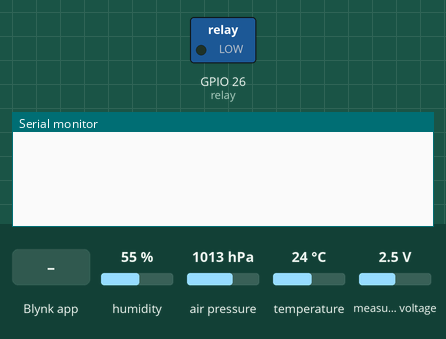
This sketch was run on a simulated ESP32. Shown: switched loads named in the sketch (green lamp = pin HIGH), the last lines printed to the serial monitor. The inputs (shaded band) are chosen by the test bench; at power-on: measured voltage 2.5 V, humidity 55 %, air pressure 1013 hPa, temperature 24 °C. WiFi joins after 1.5 s; servers stay silent unless stated.

Above: at 3.0 s.
3.1 s: measured voltage set to 0.1 V
At 8.2 s:
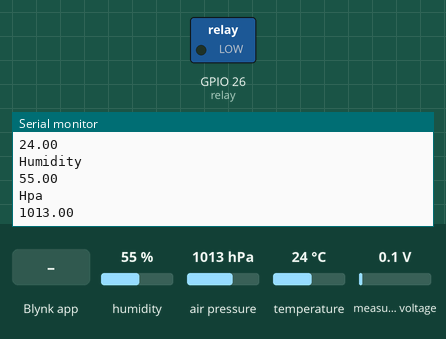
9.3 s: Blynk app writes 1 to V4
At 11.1 s:
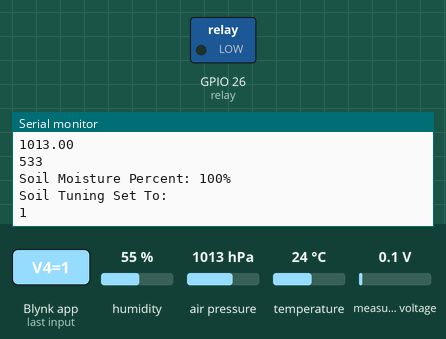
11.4 s: measured voltage set to 1.2 V
At 18.4 s:
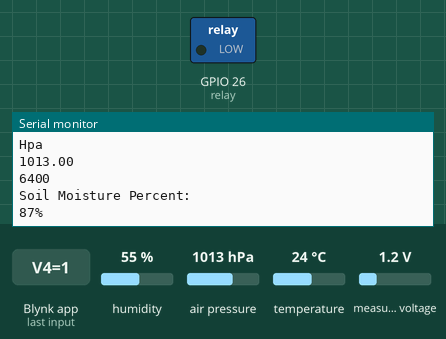
Timing chart, 0 to 19.9 s (numbered marks = the images above; inputs shaded):
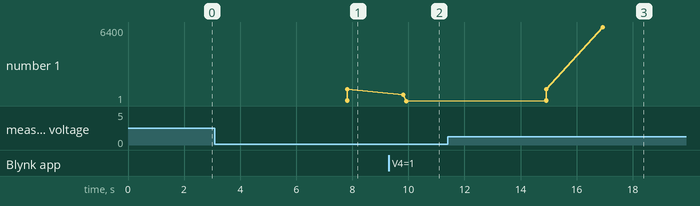

Measured:
- after the input at 9.3 s, the serial monitor: prints a new line after 0.62 s (image 2)
- after the input at 11.4 s, the serial monitor: prints a new line after 5.5 s (image 3)
- plotted number 1: 1013 → 1 after the input at 9.3 s, 1 → 6400 after the input at 11.4 s

The sketch:

IoT_Automatic_Watering_System.ino
```cpp
#define BLYNK_TEMPLATE_ID "Your Template ID"
#define BLYNK_DEVICE_NAME "Your Device Name"

#define BLYNK_PRINT Serial

//libraries
#include <WiFi.h>
#include <WiFiClient.h>
#include <BlynkSimpleEsp32.h>
#include <Adafruit_BME280.h>
#include <SPI.h>
#include <Wire.h>
#include <ADS1X15.h>

ADS1115 ADS(0x48);
BlynkTimer timer;

//BME280 Connections
#define BME_CS 5
Adafruit_BME280 bme(BME_CS);  // hardware SPI

//Blynk Details
char auth[] = "Your Auth";  //Auth Token

// Set password to "" for open networks.
char ssid[] = "Your SSID";  //Ssid
char pass[] = "Your Password";   //Pass

//Soil Moisture Sensor Calibration
const int AirValue = 12240;   //Air Value for Moisture Sensor
const int WaterValue = 5570;  //Water Value for Moisture Sensor

//relay pin (for soloeid water valve)
int relay = 26;

//Counter
int water_count = 0;

//Variables
int soilmoisturepercent;

int SoilTuningPercent;

bool watering = false;

BLYNK_WRITE(V4) {
  SoilTuningPercent = param.asInt();
  Serial.println();
  Serial.println("Soil Tuning Set To: ");
  Serial.print(SoilTuningPercent);
}

void setup() {
  // Debug console
  Serial.begin(115200);
  SPI.begin();
  ADS.begin();
  bme.begin();
  Blynk.begin(auth, ssid, pass);

  pinMode(relay, OUTPUT);
  //events
  timer.setInterval(1000L, bme280);
  timer.setInterval(1000L, checkmoisture);
}

void loop() {
  checkwatering();
  Blynk.run();
  timer.run();
}

void bme280() {
  float t = bme.readTemperature();
  float h = bme.readHumidity();
  float p = bme.readPressure() / 100;

  if (isnan(t) || isnan(h) || isnan(p)) {
    Serial.println("Failed to read from BME280 sensor!");
    return;
  }
  delay(5000);

  Serial.println();
  Serial.println("Temperature:");
  Serial.print(t);
  Serial.println();
  Serial.println("Humidity");
  Serial.print(h);
  Serial.println();
  Serial.println("Hpa");
  Serial.print(p);
  Serial.println();
  delay(2000);
  Blynk.virtualWrite(V0, t);
  Blynk.virtualWrite(V1, h);
  Blynk.virtualWrite(V3, p);
}

void completewatering() {
  if (soilmoisturepercent > SoilTuningPercent - 5 || soilmoisturepercent < SoilTuningPercent + 5) {
    Blynk.notify("Your Plant has succesfully been watered!");
    Blynk.logEvent("Watering Completed :D");
    delay(100);
  } else {
    delay(1000);
  }
}

//Watering
void checkwatering() {
  if (watering == true) {
    digitalWrite(relay, HIGH);
  }
  if (soilmoisturepercent > SoilTuningPercent - 5) {
    watering == false;
    digitalWrite(relay, LOW);
    completewatering();
  }
}

void checkmoisture() {
  ADS.setGain(0);
  int16_t adc0 = ADS.readADC(0);

  soilmoisturepercent = map(adc0, AirValue, WaterValue, 0, 100);

  Serial.println(adc0);

  if (soilmoisturepercent >= 100) {
    Blynk.virtualWrite(V2, 100);
  } else if (soilmoisturepercent <= 0) {
    Blynk.virtualWrite(V2, 0);
  } else if (soilmoisturepercent > 0 && soilmoisturepercent < 100) {
    Blynk.virtualWrite(V2, soilmoisturepercent);
  }

  if (soilmoisturepercent >= 100) {
    Serial.println();
    Serial.print("Soil Moisture Percent: 100%");
  } else if (soilmoisturepercent <= 0) {
    Serial.println();
    Serial.print("Soil Moisture Percent: 0");
  } else if (soilmoisturepercent > 0 && soilmoisturepercent < 100) {
    Serial.println();
    Serial.println("Soil Moisture Percent:");
    Serial.print(soilmoisturepercent);
    Serial.print("%");
  }
  if (soilmoisturepercent < SoilTuningPercent - 10) {
    water_count++;
  }
  if (water_count == 5) {  //To wait for the water to go through the pot.
    watering = true;
    water_count = 0;
  }
}
```
